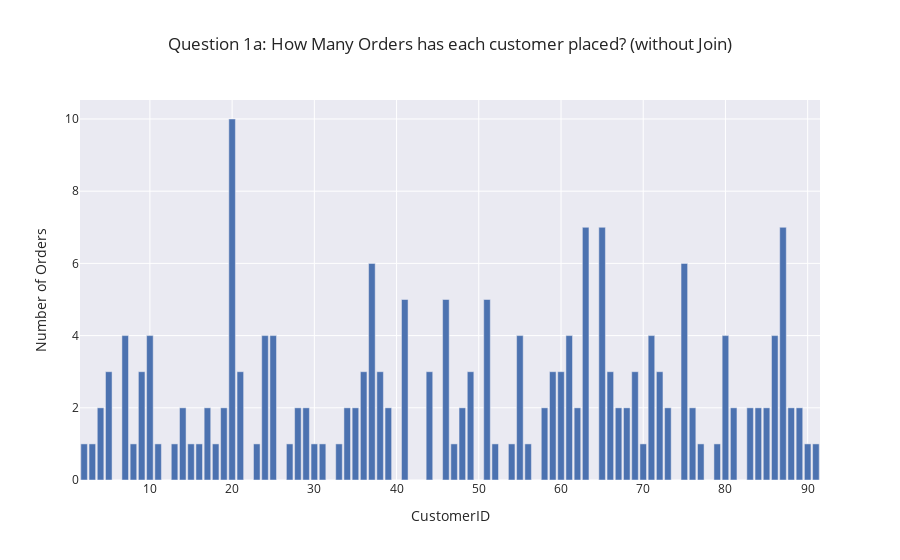

Write notebook code for a chart like this one.
### Code cell
# plot
fig = px.bar(df_products_by_category, 
             x='CustomerID', 
             y='ShipperID',
             template='seaborn',
             labels = {'ShipperID':'Number of Orders'},
             title='Question 1a: How Many Orders has each customer placed? (without Join)')
fig.show()

### Figure 1 — Plotly figure (JSON) as saved in the notebook; plotly's stock layout.template omitted (floating-point values rounded to 4 significant figures)
{"data": [{"alignmentgroup": "True", "hovertemplate": "CustomerID=%{x}<br>Number of Orders=%{y}<extra></extra>", "legendgroup": "", "marker": {"color": "rgb(76,114,176)"}, "name": "", "offsetgroup": "", "orientation": "v", "showlegend": false, "textposition": "auto", "type": "bar", "x": [2, 3, 4, 5, 7, 8, 9, 10, 11, 13, 14, 15, 16, 17, 18, 19, 20, 21, 23, 24, 25, 27, 28, 29, 30, 31, 33, 34, 35, 36, 37, 38, 39, 41, 44, 46, 47, 48, 49, 51, 52, 54, 55, 56, 58, 59, 60, 61, 62, 63, 65, 66, 67, 68, 69, 70, 71, 72, 73, 75, 76, 77, 79, 80, 81, 83, 84, 85, 86, 87, 88, 89, 90, 91], "xaxis": "x", "y": [1, 1, 2, 3, 4, 1, 3, 4, 1, 1, 2, 1, 1, 2, 1, 2, 10, 3, 1, 4, 4, 1, 2, 2, 1, 1, 1, 2, 2, 3, 6, 3, 2, 5, 3, 5, 1, 2, 3, 5, 1, 1, 4, 1, 2, 3, 3, 4, 2, 7, 7, 3, 2, 2, 3, 1, 4, 3, 2, 6, 2, 1, 1, 4, 2, 2, 2, 2, 4, 7, 2, 2, 1, 1], "yaxis": "y"}], "layout": {"autosize": true, "barmode": "relative", "legend": {"tracegroupgap": 0}, "title": {"text": "Question 1a: How Many Orders has each customer placed? (without Join)"}, "xaxis": {"anchor": "y", "autorange": true, "domain": [0, 1], "range": [1.5, 91.5], "title": {"text": "CustomerID"}, "type": "linear"}, "yaxis": {"anchor": "x", "autorange": true, "domain": [0, 1], "range": [0, 10.53], "title": {"text": "Number of Orders"}, "type": "linear"}}}
